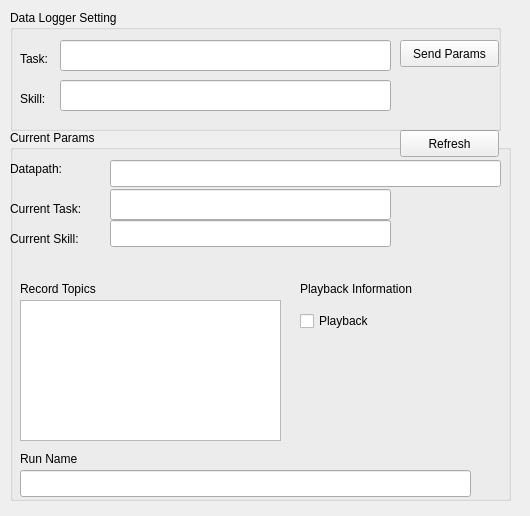
<?xml version="1.0" encoding="UTF-8"?>
<ui version="4.0">
 <class>Widget</class>
 <widget class="QWidget" name="Widget">
  <property name="geometry">
   <rect>
    <x>0</x>
    <y>0</y>
    <width>530</width>
    <height>516</height>
   </rect>
  </property>
  <property name="windowTitle">
   <string>Widget</string>
  </property>
  <widget class="QGroupBox" name="groupBox_2">
   <property name="geometry">
    <rect>
     <x>10</x>
     <y>130</y>
     <width>501</width>
     <height>371</height>
    </rect>
   </property>
   <property name="title">
    <string>Current Params</string>
   </property>
   <widget class="QLabel" name="label">
    <property name="geometry">
     <rect>
      <x>10</x>
      <y>150</y>
      <width>101</width>
      <height>17</height>
     </rect>
    </property>
    <property name="text">
     <string>Record Topics</string>
    </property>
   </widget>
   <widget class="QLabel" name="label_2">
    <property name="geometry">
     <rect>
      <x>0</x>
      <y>30</y>
      <width>67</width>
      <height>17</height>
     </rect>
    </property>
    <property name="text">
     <string>Datapath:</string>
    </property>
   </widget>
   <widget class="QLineEdit" name="cur_data_path">
    <property name="geometry">
     <rect>
      <x>100</x>
      <y>30</y>
      <width>391</width>
      <height>27</height>
     </rect>
    </property>
   </widget>
   <widget class="QPushButton" name="refresh_current_settings">
    <property name="geometry">
     <rect>
      <x>390</x>
      <y>0</y>
      <width>99</width>
      <height>27</height>
     </rect>
    </property>
    <property name="text">
     <string>Refresh</string>
    </property>
   </widget>
   <widget class="QListWidget" name="current_topics">
    <property name="geometry">
     <rect>
      <x>10</x>
      <y>170</y>
      <width>261</width>
      <height>141</height>
     </rect>
    </property>
   </widget>
   <widget class="QLabel" name="label_3">
    <property name="geometry">
     <rect>
      <x>0</x>
      <y>70</y>
      <width>91</width>
      <height>17</height>
     </rect>
    </property>
    <property name="text">
     <string>Current Task:</string>
    </property>
   </widget>
   <widget class="QLineEdit" name="currentTask">
    <property name="geometry">
     <rect>
      <x>100</x>
      <y>59</y>
      <width>281</width>
      <height>31</height>
     </rect>
    </property>
   </widget>
   <widget class="QLabel" name="label_4">
    <property name="geometry">
     <rect>
      <x>0</x>
      <y>100</y>
      <width>91</width>
      <height>17</height>
     </rect>
    </property>
    <property name="text">
     <string>Current Skill:</string>
    </property>
   </widget>
   <widget class="QLineEdit" name="currentSkill">
    <property name="geometry">
     <rect>
      <x>100</x>
      <y>90</y>
      <width>281</width>
      <height>27</height>
     </rect>
    </property>
   </widget>
   <widget class="QLabel" name="label_5">
    <property name="geometry">
     <rect>
      <x>290</x>
      <y>150</y>
      <width>151</width>
      <height>17</height>
     </rect>
    </property>
    <property name="text">
     <string>Playback Information</string>
    </property>
   </widget>
   <widget class="QCheckBox" name="checkBox">
    <property name="geometry">
     <rect>
      <x>290</x>
      <y>180</y>
      <width>97</width>
      <height>22</height>
     </rect>
    </property>
    <property name="text">
     <string>Playback</string>
    </property>
   </widget>
   <widget class="QLabel" name="label_7">
    <property name="geometry">
     <rect>
      <x>10</x>
      <y>320</y>
      <width>81</width>
      <height>17</height>
     </rect>
    </property>
    <property name="text">
     <string>Run Name</string>
    </property>
   </widget>
   <widget class="QLineEdit" name="lineEdit_3">
    <property name="geometry">
     <rect>
      <x>10</x>
      <y>340</y>
      <width>451</width>
      <height>27</height>
     </rect>
    </property>
   </widget>
  </widget>
  <widget class="QGroupBox" name="groupBox">
   <property name="geometry">
    <rect>
     <x>10</x>
     <y>10</y>
     <width>491</width>
     <height>121</height>
    </rect>
   </property>
   <property name="title">
    <string>Data Logger Setting</string>
   </property>
   <widget class="QPushButton" name="sendParamsButton">
    <property name="geometry">
     <rect>
      <x>390</x>
      <y>30</y>
      <width>99</width>
      <height>27</height>
     </rect>
    </property>
    <property name="text">
     <string>Send Params</string>
    </property>
   </widget>
   <widget class="QLabel" name="label_6">
    <property name="geometry">
     <rect>
      <x>10</x>
      <y>40</y>
      <width>41</width>
      <height>17</height>
     </rect>
    </property>
    <property name="text">
     <string>Task:</string>
    </property>
   </widget>
   <widget class="QLineEdit" name="setTaskBox">
    <property name="geometry">
     <rect>
      <x>50</x>
      <y>30</y>
      <width>331</width>
      <height>31</height>
     </rect>
    </property>
    <property name="text">
     <string/>
    </property>
   </widget>
   <widget class="QLabel" name="label_8">
    <property name="geometry">
     <rect>
      <x>10</x>
      <y>80</y>
      <width>41</width>
      <height>17</height>
     </rect>
    </property>
    <property name="text">
     <string>Skill:</string>
    </property>
   </widget>
   <widget class="QLineEdit" name="setSkillBox">
    <property name="geometry">
     <rect>
      <x>50</x>
      <y>70</y>
      <width>331</width>
      <height>31</height>
     </rect>
    </property>
    <property name="text">
     <string/>
    </property>
   </widget>
  </widget>
 </widget>
 <layoutdefault spacing="6" margin="11"/>
 <resources/>
 <connections/>
</ui>
